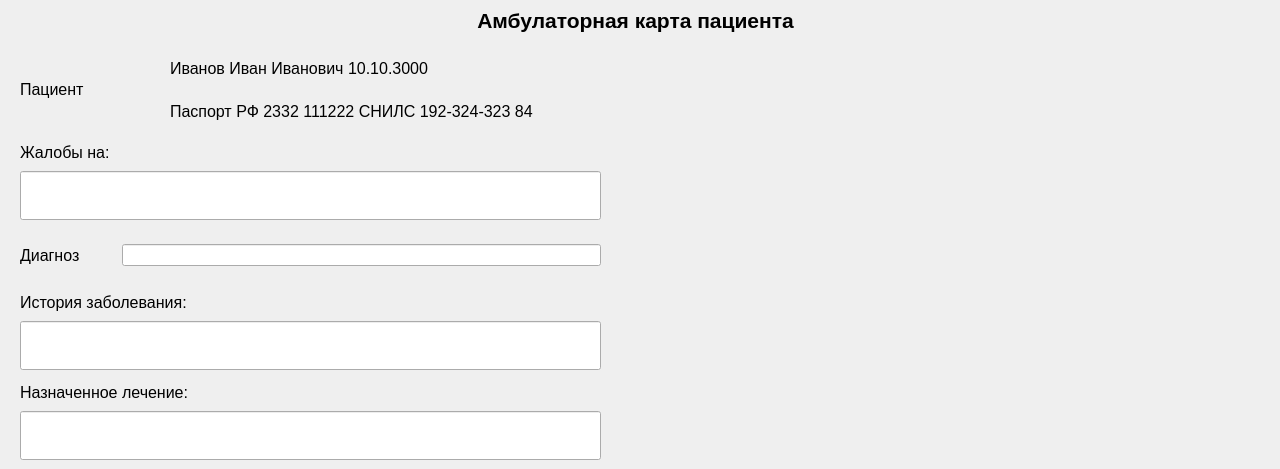
        <widget class="QWidget" name="OutpatientCardPage">
         <widget class="QWidget" name="horizontalLayoutWidget_39">
          <property name="geometry">
           <rect>
            <x>0</x>
            <y>0</y>
            <width>1271</width>
            <height>41</height>
           </rect>
          </property>
          <layout class="QHBoxLayout" name="horizontalLayout_153">
           <item>
            <spacer name="horizontalSpacer_83">
             <property name="orientation">
              <enum>Qt::Horizontal</enum>
             </property>
             <property name="sizeHint" stdset="0">
              <size>
               <width>40</width>
               <height>20</height>
              </size>
             </property>
            </spacer>
           </item>
           <item>
            <widget class="QLabel" name="label_102">
             <property name="text">
              <string>&lt;html&gt;&lt;head/&gt;&lt;body&gt;&lt;p align=&quot;center&quot;&gt;&lt;span style=&quot; font-size:16pt; font-weight:600;&quot;&gt;Амбулаторная карта пациента&lt;/span&gt;&lt;/p&gt;&lt;/body&gt;&lt;/html&gt;</string>
             </property>
            </widget>
           </item>
           <item>
            <spacer name="horizontalSpacer_84">
             <property name="orientation">
              <enum>Qt::Horizontal</enum>
             </property>
             <property name="sizeHint" stdset="0">
              <size>
               <width>40</width>
               <height>20</height>
              </size>
             </property>
            </spacer>
           </item>
          </layout>
         </widget>
         <widget class="QWidget" name="horizontalLayoutWidget_40">
          <property name="geometry">
           <rect>
            <x>20</x>
            <y>50</y>
            <width>581</width>
            <height>80</height>
           </rect>
          </property>
          <layout class="QHBoxLayout" name="horizontalLayout_154" stretch="1,3">
           <item>
            <widget class="QLabel" name="label_103">
             <property name="text">
              <string>&lt;html&gt;&lt;head/&gt;&lt;body&gt;&lt;p&gt;&lt;span style=&quot; font-size:12pt;&quot;&gt;Пациент&lt;/span&gt;&lt;/p&gt;&lt;/body&gt;&lt;/html&gt;</string>
             </property>
            </widget>
           </item>
           <item>
            <layout class="QVBoxLayout" name="verticalLayout_28">
             <item>
              <widget class="QLabel" name="label_126">
               <property name="text">
                <string>&lt;html&gt;&lt;head/&gt;&lt;body&gt;&lt;p&gt;&lt;span style=&quot; font-size:12pt;&quot;&gt;Иванов Иван Иванович 10.10.3000&lt;/span&gt;&lt;/p&gt;&lt;/body&gt;&lt;/html&gt;</string>
               </property>
              </widget>
             </item>
             <item>
              <widget class="QLabel" name="label_127">
               <property name="text">
                <string>&lt;html&gt;&lt;head/&gt;&lt;body&gt;&lt;p&gt;&lt;span style=&quot; font-size:12pt;&quot;&gt;Паспорт РФ 2332 111222 СНИЛС 192-324-323 84&lt;/span&gt;&lt;/p&gt;&lt;/body&gt;&lt;/html&gt;</string>
               </property>
              </widget>
             </item>
            </layout>
           </item>
          </layout>
         </widget>
         <widget class="QWidget" name="verticalLayoutWidget_13">
          <property name="geometry">
           <rect>
            <x>20</x>
            <y>140</y>
            <width>581</width>
            <height>80</height>
           </rect>
          </property>
          <layout class="QVBoxLayout" name="verticalLayout_30" stretch="1,2">
           <item>
            <widget class="QLabel" name="label_128">
             <property name="text">
              <string>&lt;html&gt;&lt;head/&gt;&lt;body&gt;&lt;p&gt;&lt;span style=&quot; font-size:12pt;&quot;&gt;Жалобы на:&lt;/span&gt;&lt;/p&gt;&lt;/body&gt;&lt;/html&gt;</string>
             </property>
            </widget>
           </item>
           <item>
            <widget class="QLineEdit" name="lineEdit_49">
             <property name="sizePolicy">
              <sizepolicy hsizetype="Expanding" vsizetype="Preferred">
               <horstretch>0</horstretch>
               <verstretch>0</verstretch>
              </sizepolicy>
             </property>
            </widget>
           </item>
          </layout>
         </widget>
         <widget class="QWidget" name="horizontalLayoutWidget_47">
          <property name="geometry">
           <rect>
            <x>20</x>
            <y>230</y>
            <width>581</width>
            <height>51</height>
           </rect>
          </property>
          <layout class="QHBoxLayout" name="horizontalLayout_156" stretch="1,5">
           <item>
            <widget class="QLabel" name="label_129">
             <property name="text">
              <string>&lt;html&gt;&lt;head/&gt;&lt;body&gt;&lt;p&gt;&lt;span style=&quot; font-size:12pt;&quot;&gt;Диагноз&lt;/span&gt;&lt;/p&gt;&lt;/body&gt;&lt;/html&gt;</string>
             </property>
            </widget>
           </item>
           <item>
            <widget class="QLineEdit" name="lineEdit_50"/>
           </item>
          </layout>
         </widget>
         <widget class="QWidget" name="verticalLayoutWidget_14">
          <property name="geometry">
           <rect>
            <x>20</x>
            <y>290</y>
            <width>581</width>
            <height>80</height>
           </rect>
          </property>
          <layout class="QVBoxLayout" name="verticalLayout_31" stretch="1,2">
           <item>
            <widget class="QLabel" name="label_130">
             <property name="text">
              <string>&lt;html&gt;&lt;head/&gt;&lt;body&gt;&lt;p&gt;&lt;span style=&quot; font-size:12pt;&quot;&gt;История заболевания:&lt;/span&gt;&lt;/p&gt;&lt;/body&gt;&lt;/html&gt;</string>
             </property>
            </widget>
           </item>
           <item>
            <widget class="QLineEdit" name="lineEdit_53">
             <property name="sizePolicy">
              <sizepolicy hsizetype="Expanding" vsizetype="Preferred">
               <horstretch>0</horstretch>
               <verstretch>0</verstretch>
              </sizepolicy>
             </property>
            </widget>
           </item>
          </layout>
         </widget>
         <widget class="QWidget" name="verticalLayoutWidget_15">
          <property name="geometry">
           <rect>
            <x>20</x>
            <y>380</y>
            <width>581</width>
            <height>80</height>
           </rect>
          </property>
          <layout class="QVBoxLayout" name="verticalLayout_34" stretch="1,2">
           <item>
            <widget class="QLabel" name="label_131">
             <property name="text">
              <string>&lt;html&gt;&lt;head/&gt;&lt;body&gt;&lt;p&gt;&lt;span style=&quot; font-size:12pt;&quot;&gt;Назначенное лечение:&lt;/span&gt;&lt;/p&gt;&lt;/body&gt;&lt;/html&gt;</string>
             </property>
            </widget>
           </item>
           <item>
            <widget class="QLineEdit" name="lineEdit_54">
             <property name="sizePolicy">
              <sizepolicy hsizetype="Expanding" vsizetype="Preferred">
               <horstretch>0</horstretch>
               <verstretch>0</verstretch>
              </sizepolicy>
             </property>
            </widget>
           </item>
          </layout>
         </widget>
        </widget>
